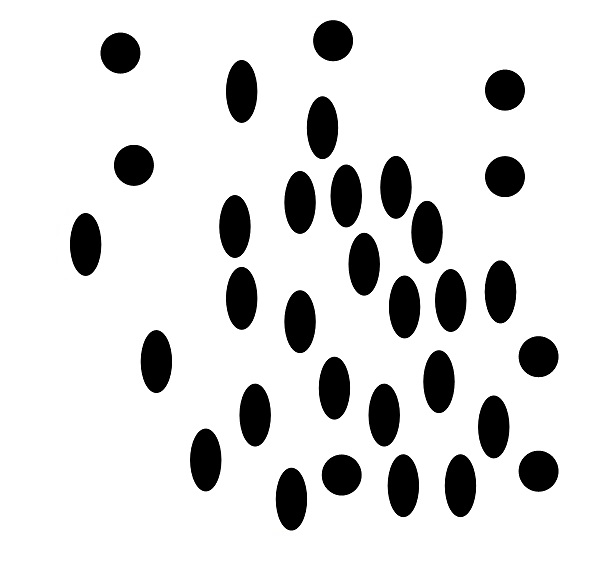
#> input picture 4. Open CV with Python/lesson 4/Blobs.jpeg, 603 x 562 px, found by its file name
$ python houghcircle.py
#> lines starting #> are read from the running program, lines starting #| are printed output that depends on the picture; after the words box and inside, x2 and y2 are one past the last pixel; in counts of white or black regions, pixels touching at a corner belong together
import cv2
img = cv2.imread("4. Open CV with Python\lesson 4\Blobs.jpeg")
#> img is the input picture: shape (562, 603, 3); mean B, G, R 219.3, 219.3, 219.3
grey = cv2.cvtColor(img, cv2.COLOR_BGR2GRAY)
circles = cv2.HoughCircles(grey, cv2.HOUGH_GRADIENT, 1, 5, param1= 100, param2=45, minRadius=5, maxRadius=70)
#> circles = [[504.5, 89.5, 20.5], [133.5, 165.5, 20], [340.5, 474.5, 20.8], [120.5, 52.5, 20.8], [538.5, 355.5, 20.2], [332.5, 40.5, 19.6], [538.5, 471.5, 20.2], [503.5, 175.5, 20.5]]
print(circles)
#| [[[504.5  89.5  20.5]
#|   [133.5 165.5  20. ]
#|   [340.5 474.5  20.8]
#|   [120.5  52.5  20.8]
#|   [538.5 355.5  20.2]
#|   [332.5  40.5  19.6]
#|   [538.5 471.5  20.2]
#|   [503.5 175.5  20.5]]]
for i in circles[0]:
    x, y, r = int(i[0]), int(i[1]), int(i[2])
    circle = cv2.circle(img, (x,y), r, (255, 0, 0), 5)
#> this loop made 8 passes
#> (i, x, y, r) on passes 1 to 8: ([504.5, 89.5, 20.5], 504, 89, 20), ([133.5, 165.5, 20], 133, 165, 20), ([340.5, 474.5, 20.8], 340, 474, 20), ([120.5, 52.5, 20.8], 120, 52, 20), ([538.5, 355.5, 20.2], 538, 355, 20), ([332.5, 40.5, 19.6], 332, 40, 19), ([538.5, 471.5, 20.2], 538, 471, 20), ([503.5, 175.5, 20.5], 503, 175, 20)
#> pass 2, `circle = cv2.circle(img, (x,y), r, (255, 0, 0), 5)`:
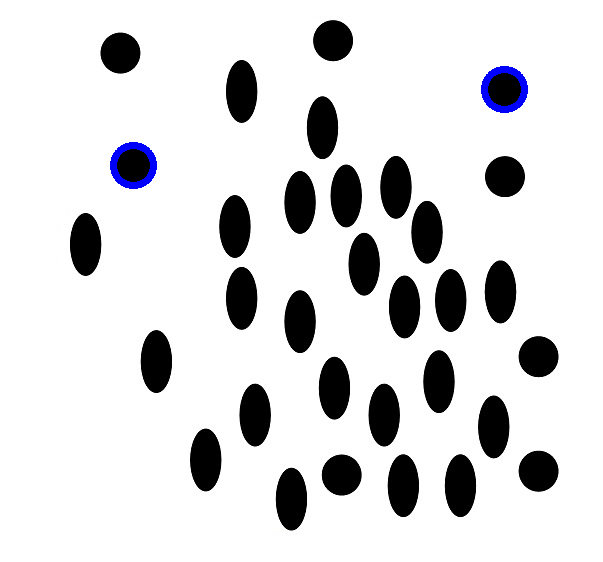
#> circle: shape (562, 603, 3); mean B, G, R 219.9, 218.6, 218.6
#> pass 3, `circle = cv2.circle(img, (x,y), r, (255, 0, 0), 5)`:
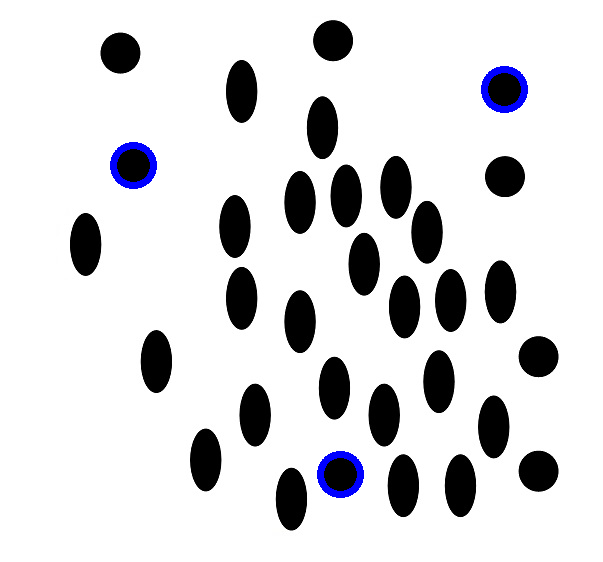
#> circle: shape (562, 603, 3); 0.26% of pixels changed, all inside (x1, y1, x2, y2) = (317, 451, 364, 498)
#> after the loop:
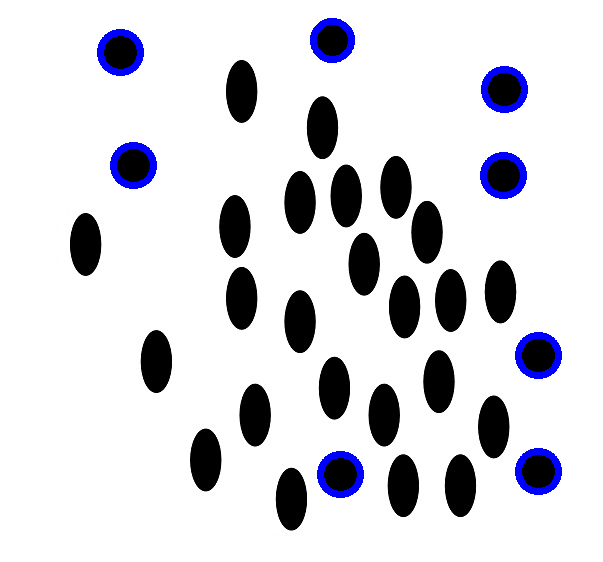
#> img: shape (562, 603, 3); 2.08% of pixels changed, all inside (x1, y1, x2, y2) = (97, 18, 562, 498)

cv2.imshow("screen", img)
cv2.waitKey(5000)
